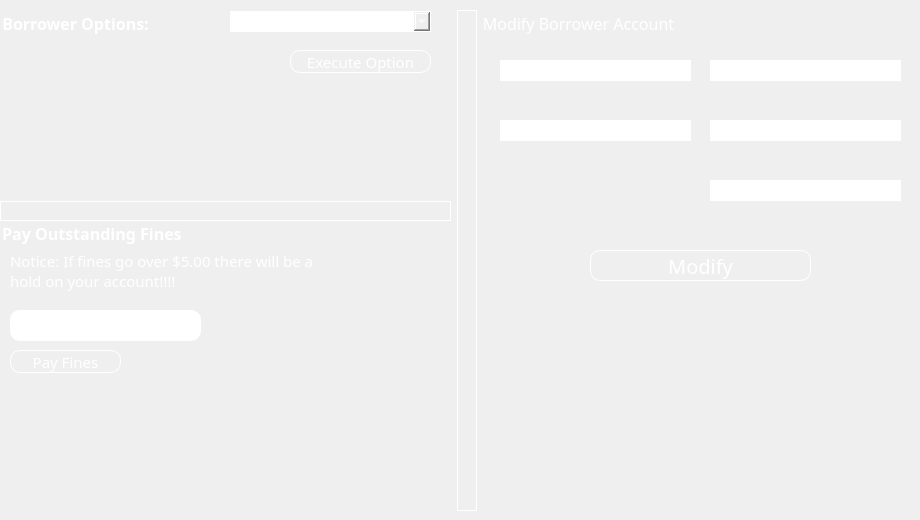
              <widget class="QWidget" name="tab_2">
               <attribute name="title">
                <string>Borrower Profile</string>
               </attribute>
               <widget class="QGroupBox" name="groupBox_29">
                <property name="geometry">
                 <rect>
                  <x>0</x>
                  <y>10</y>
                  <width>461</width>
                  <height>181</height>
                 </rect>
                </property>
                <property name="font">
                 <font>
                  <family>century gothic</family>
                  <pointsize>12</pointsize>
                  <weight>75</weight>
                  <bold>true</bold>
                 </font>
                </property>
                <property name="styleSheet">
                 <string notr="true">*{
color: rgb(255, 255, 255);
border: none;
background: rgba(0,0,0,.5);
font-family:century gothic;
fontsize:24px;
}

QLabel
{
	color:white;
	background: transparent;
}
</string>
                </property>
                <property name="title">
                 <string>Borrower Options:</string>
                </property>
                <widget class="QComboBox" name="comboBox_3">
                 <property name="geometry">
                  <rect>
                   <x>230</x>
                   <y>1</y>
                   <width>201</width>
                   <height>21</height>
                  </rect>
                 </property>
                 <property name="font">
                  <font>
                   <family>century gothic</family>
                   <pointsize>11</pointsize>
                  </font>
                 </property>
                 <property name="styleSheet">
                  <string notr="true">color: rgb(255, 255, 255);
border:1px solid  rgb(255, 255, 255);
border-radius: 55px;</string>
                 </property>
                 <property name="frame">
                  <bool>true</bool>
                 </property>
                 <item>
                  <property name="text">
                   <string>Select an option</string>
                  </property>
                 </item>
                 <item>
                  <property name="text">
                   <string>Modify</string>
                  </property>
                 </item>
                 <item>
                  <property name="text">
                   <string>Delete Account</string>
                  </property>
                 </item>
                </widget>
                <widget class="QPushButton" name="btn_modify">
                 <property name="geometry">
                  <rect>
                   <x>290</x>
                   <y>40</y>
                   <width>141</width>
                   <height>23</height>
                  </rect>
                 </property>
                 <property name="font">
                  <font>
                   <family>century gothic</family>
                   <pointsize>11</pointsize>
                  </font>
                 </property>
                 <property name="styleSheet">
                  <string notr="true">QPushButton
{
	background: transparent;
	border-radius: 10px;
	color: rgb(255, 255, 255);
	border: 1px solid rgb(255, 255, 255)
}

QPushButton:hover
{
	background-color: rgb(0, 170, 255);
}</string>
                 </property>
                 <property name="text">
                  <string>Execute Option</string>
                 </property>
                 <property name="checkable">
                  <bool>false</bool>
                 </property>
                </widget>
                <widget class="QLabel" name="label_name">
                 <property name="geometry">
                  <rect>
                   <x>10</x>
                   <y>30</y>
                   <width>171</width>
                   <height>16</height>
                  </rect>
                 </property>
                 <property name="font">
                  <font>
                   <family>century gothic</family>
                   <pointsize>11</pointsize>
                  </font>
                 </property>
                 <property name="text">
                  <string/>
                 </property>
                </widget>
               </widget>
               <widget class="QGroupBox" name="groupBox_30">
                <property name="enabled">
                 <bool>false</bool>
                </property>
                <property name="geometry">
                 <rect>
                  <x>480</x>
                  <y>10</y>
                  <width>431</width>
                  <height>501</height>
                 </rect>
                </property>
                <property name="font">
                 <font>
                  <family>century gothic</family>
                  <pointsize>12</pointsize>
                 </font>
                </property>
                <property name="styleSheet">
                 <string notr="true">*{
color: rgb(255, 255, 255);
border: none;
background: rgba(0,0,0,.5);
font-family:century gothic;
fontsize:24px;
}

QLabel
{
	color:white;
	background: transparent;
}
</string>
                </property>
                <property name="title">
                 <string>Modify Borrower Account</string>
                </property>
                <widget class="QPushButton" name="btn_modify_2">
                 <property name="geometry">
                  <rect>
                   <x>110</x>
                   <y>240</y>
                   <width>221</width>
                   <height>31</height>
                  </rect>
                 </property>
                 <property name="font">
                  <font>
                   <family>century gothic</family>
                   <pointsize>15</pointsize>
                  </font>
                 </property>
                 <property name="styleSheet">
                  <string notr="true">QPushButton
{
	background: transparent;
	border-radius: 10px;
	color: rgb(255, 255, 255);
	border: 1px solid rgb(255, 255, 255)
}

QPushButton:hover
{
	background-color: rgb(0, 170, 255);
}</string>
                 </property>
                 <property name="text">
                  <string>Modify</string>
                 </property>
                </widget>
                <widget class="QLineEdit" name="lineEdit_pass">
                 <property name="geometry">
                  <rect>
                   <x>230</x>
                   <y>170</y>
                   <width>191</width>
                   <height>21</height>
                  </rect>
                 </property>
                 <property name="font">
                  <font>
                   <family>century gothic</family>
                   <pointsize>12</pointsize>
                  </font>
                 </property>
                 <property name="styleSheet">
                  <string notr="true">color: rgb(255, 255, 255);
border-bottom:1px solid  rgb(255, 255, 255);</string>
                 </property>
                 <property name="echoMode">
                  <enum>QLineEdit::Password</enum>
                 </property>
                 <property name="placeholderText">
                  <string>Password</string>
                 </property>
                </widget>
                <widget class="QLineEdit" name="lineEdit_email">
                 <property name="geometry">
                  <rect>
                   <x>230</x>
                   <y>50</y>
                   <width>191</width>
                   <height>21</height>
                  </rect>
                 </property>
                 <property name="font">
                  <font>
                   <family>century gothic</family>
                   <pointsize>12</pointsize>
                  </font>
                 </property>
                 <property name="styleSheet">
                  <string notr="true">color: rgb(255, 255, 255);
border-bottom:1px solid  rgb(255, 255, 255);</string>
                 </property>
                 <property name="placeholderText">
                  <string>user@email.com</string>
                 </property>
                </widget>
                <widget class="QLineEdit" name="lineEdit_pass_2">
                 <property name="geometry">
                  <rect>
                   <x>230</x>
                   <y>110</y>
                   <width>191</width>
                   <height>21</height>
                  </rect>
                 </property>
                 <property name="font">
                  <font>
                   <family>century gothic</family>
                   <pointsize>12</pointsize>
                  </font>
                 </property>
                 <property name="styleSheet">
                  <string notr="true">color: rgb(255, 255, 255);
border-bottom:1px solid  rgb(255, 255, 255);</string>
                 </property>
                 <property name="echoMode">
                  <enum>QLineEdit::Password</enum>
                 </property>
                 <property name="placeholderText">
                  <string>Retype Password</string>
                 </property>
                </widget>
                <widget class="QLineEdit" name="lineEdit_name">
                 <property name="geometry">
                  <rect>
                   <x>20</x>
                   <y>50</y>
                   <width>191</width>
                   <height>21</height>
                  </rect>
                 </property>
                 <property name="font">
                  <font>
                   <family>century gothic</family>
                   <pointsize>12</pointsize>
                  </font>
                 </property>
                 <property name="styleSheet">
                  <string notr="true">color: rgb(255, 255, 255);
border-bottom:1px solid  rgb(255, 255, 255);</string>
                 </property>
                 <property name="placeholderText">
                  <string>Name</string>
                 </property>
                </widget>
                <widget class="QLabel" name="label_18">
                 <property name="geometry">
                  <rect>
                   <x>20</x>
                   <y>200</y>
                   <width>401</width>
                   <height>16</height>
                  </rect>
                 </property>
                 <property name="font">
                  <font>
                   <family>century gothic</family>
                   <pointsize>11</pointsize>
                  </font>
                 </property>
                 <property name="text">
                  <string/>
                 </property>
                </widget>
                <widget class="QLineEdit" name="lineEdit_phone">
                 <property name="geometry">
                  <rect>
                   <x>20</x>
                   <y>110</y>
                   <width>191</width>
                   <height>21</height>
                  </rect>
                 </property>
                 <property name="font">
                  <font>
                   <family>century gothic</family>
                   <pointsize>12</pointsize>
                  </font>
                 </property>
                 <property name="styleSheet">
                  <string notr="true">color: rgb(255, 255, 255);
border-bottom:1px solid  rgb(255, 255, 255);</string>
                 </property>
                 <property name="placeholderText">
                  <string>910555888</string>
                 </property>
                </widget>
               </widget>
               <widget class="QGroupBox" name="groupBox_31">
                <property name="geometry">
                 <rect>
                  <x>0</x>
                  <y>220</y>
                  <width>461</width>
                  <height>291</height>
                 </rect>
                </property>
                <property name="font">
                 <font>
                  <family>century gothic</family>
                  <pointsize>12</pointsize>
                  <weight>75</weight>
                  <bold>true</bold>
                 </font>
                </property>
                <property name="styleSheet">
                 <string notr="true">*{
color: rgb(255, 255, 255);
border: none;
background: rgba(0,0,0,.5);
font-family:century gothic;
fontsize:24px;
}

QLabel
{
	color:white;
	background: transparent;
}
</string>
                </property>
                <property name="title">
                 <string>Pay Outstanding Fines </string>
                </property>
                <widget class="QLabel" name="lbl_fines_4">
                 <property name="geometry">
                  <rect>
                   <x>10</x>
                   <y>30</y>
                   <width>311</width>
                   <height>41</height>
                  </rect>
                 </property>
                 <property name="font">
                  <font>
                   <family>century gothic</family>
                   <pointsize>11</pointsize>
                  </font>
                 </property>
                 <property name="layoutDirection">
                  <enum>Qt::LeftToRight</enum>
                 </property>
                 <property name="styleSheet">
                  <string notr="true">color: rgb(255, 255, 255);
border: none;
background: transparent;

</string>
                 </property>
                 <property name="text">
                  <string>Notice: If fines go over $5.00 there will be a hold on your account!!!!</string>
                 </property>
                 <property name="wordWrap">
                  <bool>true</bool>
                 </property>
                </widget>
                <widget class="QPushButton" name="btn_logout_4">
                 <property name="geometry">
                  <rect>
                   <x>10</x>
                   <y>130</y>
                   <width>111</width>
                   <height>23</height>
                  </rect>
                 </property>
                 <property name="font">
                  <font>
                   <family>century gothic</family>
                   <pointsize>11</pointsize>
                  </font>
                 </property>
                 <property name="styleSheet">
                  <string notr="true">QPushButton
{
	background: transparent;
	border-radius: 10px;
	color: rgb(255, 255, 255);
	border: 1px solid rgb(255, 255, 255)
}

QPushButton:hover
{
	background-color: rgb(0, 170, 255);
}</string>
                 </property>
                 <property name="text">
                  <string>Pay Fines</string>
                 </property>
                </widget>
                <widget class="QLineEdit" name="password_11">
                 <property name="geometry">
                  <rect>
                   <x>10</x>
                   <y>90</y>
                   <width>191</width>
                   <height>31</height>
                  </rect>
                 </property>
                 <property name="font">
                  <font>
                   <family>century gothic</family>
                   <pointsize>11</pointsize>
                  </font>
                 </property>
                 <property name="styleSheet">
                  <string notr="true">color: rgb(255, 255, 255);
border:1px solid  rgb(255, 255, 255);
border-radius: 10px;</string>
                 </property>
                 <property name="placeholderText">
                  <string>$1.20</string>
                 </property>
                </widget>
                <widget class="QLabel" name="label_19">
                 <property name="geometry">
                  <rect>
                   <x>10</x>
                   <y>170</y>
                   <width>171</width>
                   <height>16</height>
                  </rect>
                 </property>
                 <property name="font">
                  <font>
                   <family>century gothic</family>
                   <pointsize>11</pointsize>
                  </font>
                 </property>
                 <property name="text">
                  <string/>
                 </property>
                </widget>
               </widget>
               <widget class="Line" name="line_15">
                <property name="geometry">
                 <rect>
                  <x>0</x>
                  <y>201</y>
                  <width>451</width>
                  <height>20</height>
                 </rect>
                </property>
                <property name="styleSheet">
                 <string notr="true">border: 1px solid white;</string>
                </property>
                <property name="orientation">
                 <enum>Qt::Horizontal</enum>
                </property>
               </widget>
               <widget class="Line" name="line_16">
                <property name="geometry">
                 <rect>
                  <x>457</x>
                  <y>10</y>
                  <width>20</width>
                  <height>501</height>
                 </rect>
                </property>
                <property name="styleSheet">
                 <string notr="true">border: 1px solid white;</string>
                </property>
                <property name="orientation">
                 <enum>Qt::Vertical</enum>
                </property>
               </widget>
              </widget>
